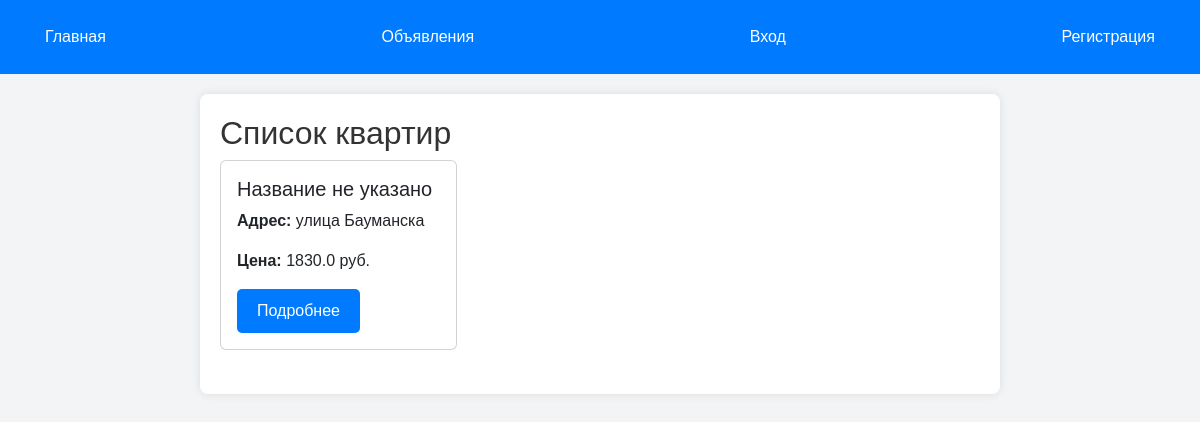
Page /apartments on the committed database.
### tables this page shows
CREATE TABLE ads (
            id INTEGER PRIMARY KEY AUTOINCREMENT,
            title TEXT NOT NULL,
            description TEXT NOT NULL,
            user_id INTEGER NOT NULL, address TEXT, price REAL, phone TEXT, type TEXT DEFAULT 'general',
            FOREIGN KEY (user_id) REFERENCES users(id)
        );

### baummarkeyt.py (the view)
@app.route("/apartments")
def apartments():
    with sqlite3.connect("users.db") as conn:
        cursor = conn.cursor()
        cursor.execute("""
            SELECT ads.id, ads.title, ads.address, ads.price, ads.phone, ads.description, users.username, users.id
            FROM ads
            JOIN users ON ads.user_id = users.id
            WHERE ads.type = 'apartment'
        """)
        apartments_list = cursor.fetchall()
    return render_template("apartments.html", apartments=apartments_list)

### templates/apartments.html
{% extends "base.html" %}
{% block content %}
<h2>Список квартир</h2>
<div class="row">
    {% for apartment in apartments %}
    <div class="col-md-4">
        <div class="card mb-4">
            <div class="card-body">
                <h5 class="card-title">{{ apartment[1] }}</h5>
                <p class="card-text"><strong>Адрес:</strong> {{ apartment[2] }}</p>
                <p class="card-text"><strong>Цена:</strong> {{ apartment[3] }} руб.</p>
                <a href="{{ url_for('apartment_detail', ad_id=apartment[0]) }}" class="btn btn-primary">Подробнее</a>
            </div>
        </div>
    </div>
    {% endfor %}
</div>
{% endblock %}

### templates/base.html (style rules this page uses)
body { font-family: Arial, sans-serif; margin: 0; padding: 0; background-color: #f3f4f6; color: #333; }
.btn { background-color: #007bff; color: #fff; border: none; padding: 10px 20px; text-decoration: none; border-radius: 5px; cursor: pointer; font-size: 16px; }

### rows in the picture
ads: title "Название не указано", address "улица Бауманска", price "1830.0"
